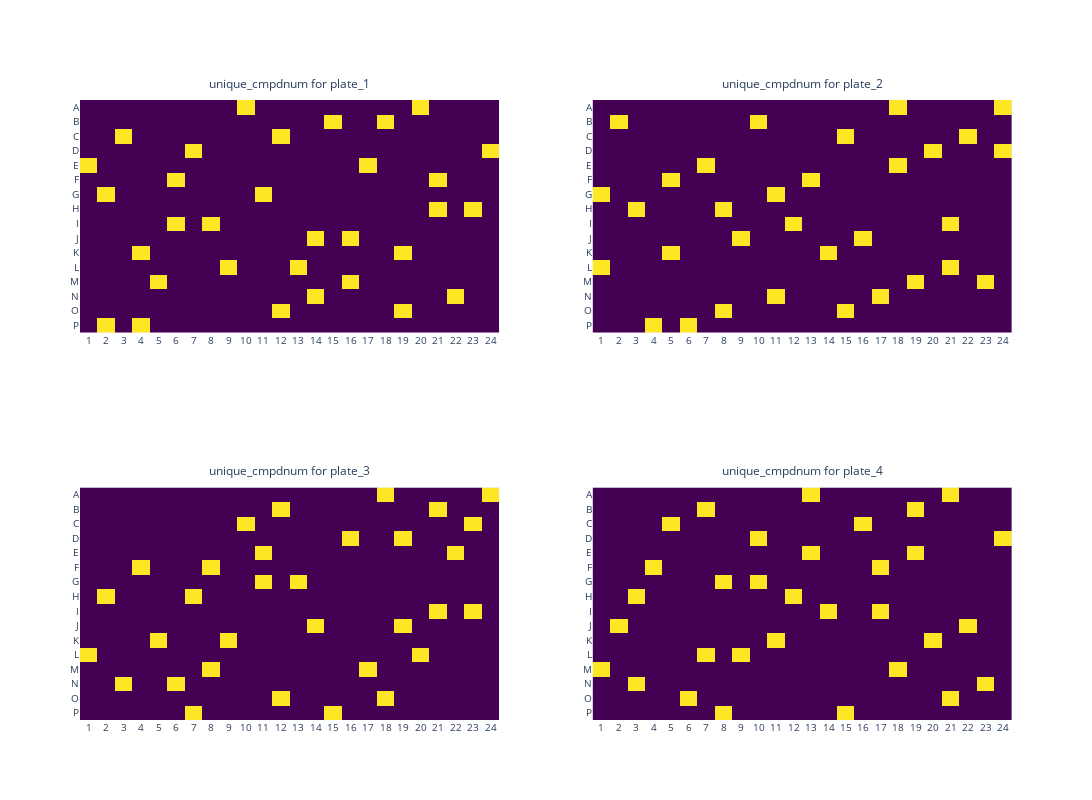

The code cell stored with this chart in its notebook:
### Markdown cell above
# preview control compound distribution at DILI plates

### Code cell
csv_path = "/home/jovyan/jonne/plaid/OASIS_PLAID_LAYOUTS/OASIS_DILI_ECP/output/OASIS_DILI_ECP_PLAID.csv"
df_plaid = pl.read_csv(csv_path)

unique_cmpd_mapping = (df_plaid.select("cmpdname").unique().with_row_index(name="unique_cmpdnum"))
df_plaid = df_plaid.join(unique_cmpd_mapping, on="cmpdname")

plate_heatmap(
    df=df_plaid,  
    plate_names=["plate_1", "plate_2", "plate_3", "plate_4"],  
    highlight_compounds=["DMSO"], #"ctrl1", "ctrl2","ctrl3","ctrl4","ctrl5","ctrl6","ctrl7","ctrl8"
    subplot_num_columns=2,  
    plot_size=400,  
    measurement="unique_cmpdnum", 
    plate_well_columns={
        "plates": "plateID",  
        "wells": "well",    
    },
    output_folder="platemaps",  
    output_filename="OASIS_DILI_ECP_PLAID.pdf",
    export_as_pdf=True, 
    export_as_html=True
)

### Figure 1 — Plotly figure (JSON) as saved in the notebook; plotly's stock layout.template omitted (floating-point values rounded to 4 significant figures; data arrays with more than 128 entries replaced by an {"elided": "..."} marker saying what was removed)
{"data": [{"colorscale": [[0, "#440154"], [0.1111, "#482878"], [0.2222, "#3e4989"], [0.3333, "#31688e"], [0.4444, "#26828e"], [0.5556, "#1f9e89"], [0.6667, "#35b779"], [0.7778, "#6ece58"], [0.8889, "#b5de2b"], [1, "#fde725"]], "hoverinfo": "text", "hovertext": {"elided": "16x24 str values"}, "reversescale": false, "showscale": false, "type": "heatmap", "x": ["1", "2", "3", "4", "5", "6", "7", "8", "9", "10", "11", "12", "13", "14", "15", "16", "17", "18", "19", "20", "21", "22", "23", "24"], "xaxis": "x", "y": ["A", "B", "C", "D", "E", "F", "G", "H", "I", "J", "K", "L", "M", "N", "O", "P"], "yaxis": "y", "z": {"elided": "16x24 int values"}}, {"colorscale": [[0, "#440154"], [0.1111, "#482878"], [0.2222, "#3e4989"], [0.3333, "#31688e"], [0.4444, "#26828e"], [0.5556, "#1f9e89"], [0.6667, "#35b779"], [0.7778, "#6ece58"], [0.8889, "#b5de2b"], [1, "#fde725"]], "hoverinfo": "text", "hovertext": {"elided": "16x24 str values"}, "reversescale": false, "showscale": false, "type": "heatmap", "x": ["1", "2", "3", "4", "5", "6", "7", "8", "9", "10", "11", "12", "13", "14", "15", "16", "17", "18", "19", "20", "21", "22", "23", "24"], "xaxis": "x2", "y": ["A", "B", "C", "D", "E", "F", "G", "H", "I", "J", "K", "L", "M", "N", "O", "P"], "yaxis": "y2", "z": {"elided": "16x24 int values"}}, {"colorscale": [[0, "#440154"], [0.1111, "#482878"], [0.2222, "#3e4989"], [0.3333, "#31688e"], [0.4444, "#26828e"], [0.5556, "#1f9e89"], [0.6667, "#35b779"], [0.7778, "#6ece58"], [0.8889, "#b5de2b"], [1, "#fde725"]], "hoverinfo": "text", "hovertext": {"elided": "16x24 str values"}, "reversescale": false, "showscale": false, "type": "heatmap", "x": ["1", "2", "3", "4", "5", "6", "7", "8", "9", "10", "11", "12", "13", "14", "15", "16", "17", "18", "19", "20", "21", "22", "23", "24"], "xaxis": "x3", "y": ["A", "B", "C", "D", "E", "F", "G", "H", "I", "J", "K", "L", "M", "N", "O", "P"], "yaxis": "y3", "z": {"elided": "16x24 int values"}}, {"colorscale": [[0, "#440154"], [0.1111, "#482878"], [0.2222, "#3e4989"], [0.3333, "#31688e"], [0.4444, "#26828e"], [0.5556, "#1f9e89"], [0.6667, "#35b779"], [0.7778, "#6ece58"], [0.8889, "#b5de2b"], [1, "#fde725"]], "hoverinfo": "text", "hovertext": {"elided": "16x24 str values"}, "reversescale": false, "showscale": false, "type": "heatmap", "x": ["1", "2", "3", "4", "5", "6", "7", "8", "9", "10", "11", "12", "13", "14", "15", "16", "17", "18", "19", "20", "21", "22", "23", "24"], "xaxis": "x4", "y": ["A", "B", "C", "D", "E", "F", "G", "H", "I", "J", "K", "L", "M", "N", "O", "P"], "yaxis": "y4", "z": {"elided": "16x24 int values"}}], "layout": {"annotations": [{"font": {"size": 12}, "showarrow": false, "text": "unique_cmpdnum for plate_1", "x": 0.225, "xanchor": "center", "xref": "paper", "y": 1.01, "yanchor": "bottom", "yref": "paper"}, {"font": {"size": 12}, "showarrow": false, "text": "unique_cmpdnum for plate_2", "x": 0.775, "xanchor": "center", "xref": "paper", "y": 1.01, "yanchor": "bottom", "yref": "paper"}, {"font": {"size": 12}, "showarrow": false, "text": "unique_cmpdnum for plate_3", "x": 0.225, "xanchor": "center", "xref": "paper", "y": 0.385, "yanchor": "bottom", "yref": "paper"}, {"font": {"size": 12}, "showarrow": false, "text": "unique_cmpdnum for plate_4", "x": 0.775, "xanchor": "center", "xref": "paper", "y": 0.385, "yanchor": "bottom", "yref": "paper"}], "height": 800, "width": 1140, "xaxis": {"anchor": "y", "autorange": true, "domain": [0, 0.45], "nticks": 48, "range": [-0.5, 23.5], "side": "bottom", "tickfont": {"size": 10}, "type": "category"}, "xaxis2": {"anchor": "y2", "autorange": true, "domain": [0.55, 1], "nticks": 48, "range": [-0.5, 23.5], "side": "bottom", "tickfont": {"size": 10}, "type": "category"}, "xaxis3": {"anchor": "y3", "autorange": true, "domain": [0, 0.45], "nticks": 48, "range": [-0.5, 23.5], "side": "bottom", "tickfont": {"size": 10}, "type": "category"}, "xaxis4": {"anchor": "y4", "autorange": true, "domain": [0.55, 1], "nticks": 48, "range": [-0.5, 23.5], "side": "bottom", "tickfont": {"size": 10}, "type": "category"}, "yaxis": {"anchor": "x", "autorange": true, "domain": [0.625, 1], "range": [15.5, -0.5], "tickfont": {"size": 10}, "type": "category"}, "yaxis2": {"anchor": "x2", "autorange": true, "domain": [0.625, 1], "range": [15.5, -0.5], "tickfont": {"size": 10}, "type": "category"}, "yaxis3": {"anchor": "x3", "autorange": true, "domain": [0, 0.375], "range": [15.5, -0.5], "tickfont": {"size": 10}, "type": "category"}, "yaxis4": {"anchor": "x4", "autorange": true, "domain": [0, 0.375], "range": [15.5, -0.5], "tickfont": {"size": 10}, "type": "category"}}}
